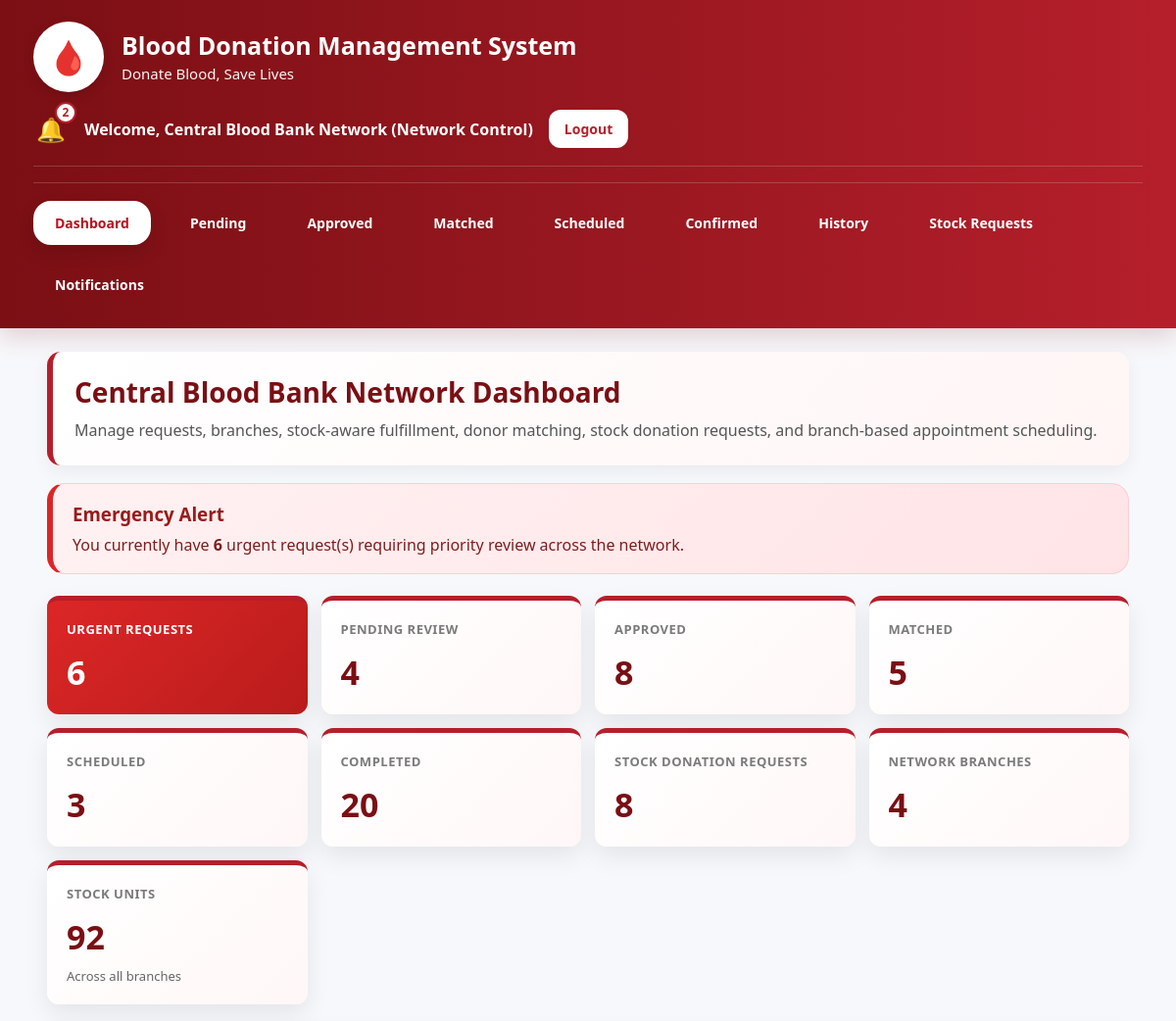
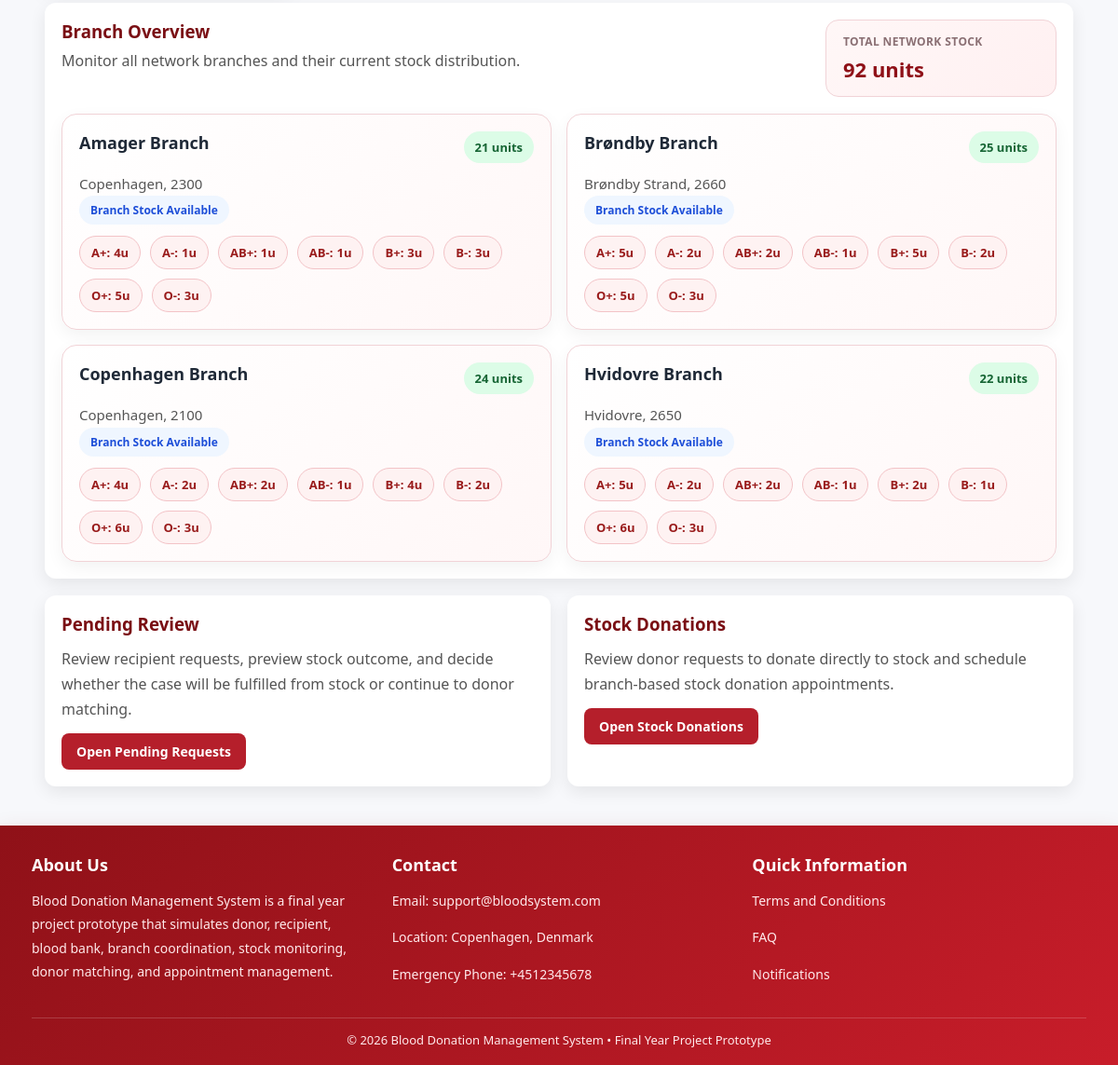
Page /dashboard/blood_bank_dashboard.php (signed in) on the committed database (2 pictures, top to bottom).
### tables this page shows
CREATE TABLE `branches` (
  `id` int(11) NOT NULL,
  `blood_bank_user_id` int(11) NOT NULL,
  `branch_name` varchar(150) NOT NULL,
  `address_line` varchar(255) NOT NULL,
  `city` varchar(100) NOT NULL,
  `zipcode` varchar(20) NOT NULL,
  `contact_number` varchar(30) DEFAULT NULL,
  `is_active` tinyint(1) DEFAULT 1,
  `created_at` timestamp NOT NULL DEFAULT current_timestamp()
);

CREATE TABLE `blood_stock` (
  `id` int(11) NOT NULL,
  `branch_id` int(11) NOT NULL,
  `blood_group` varchar(5) NOT NULL,
  `units_available` int(11) NOT NULL DEFAULT 0,
  `updated_at` timestamp NOT NULL DEFAULT current_timestamp() ON UPDATE current_timestamp()
);

### functions/stock_helper.php (called while the page is built, shortened)
<?php
if (!function_exists('getBranchStockSummary')) {
    function getBranchStockSummary($conn, $bloodBankUserId){
        $sql = "
            SELECT b.id, b.branch_name, b.city, b.zipcode, COALESCE(SUM(bs.units_available), 0) AS total_units
            FROM branches b
            LEFT JOIN blood_stock bs ON b.id = bs.branch_id
            WHERE b.blood_bank_user_id = ?
            GROUP BY b.id, b.branch_name, b.city, b.zipcode
            ORDER BY b.branch_name ASC
        ";
        $stmt = mysqli_prepare($conn, $sql);
        mysqli_stmt_bind_param($stmt, "i", $bloodBankUserId);
        mysqli_stmt_execute($stmt);
        $result = mysqli_stmt_get_result($stmt);
        $rows = [];
        while($row = mysqli_fetch_assoc($result)){
            $rows[] = $row;
        }
        return $rows;
    }
}
if (!function_exists('getTotalNetworkStockUnits')) {
    function getTotalNetworkStockUnits($conn, $bloodBankUserId){
        $sql = "
            SELECT COALESCE(SUM(bs.units_available), 0) AS total_units
            FROM blood_stock bs
            JOIN branches b ON bs.branch_id = b.id
            WHERE b.blood_bank_user_id = ?
        ";
        $stmt = mysqli_prepare($conn, $sql);
        mysqli_stmt_bind_param($stmt, "i", $bloodBankUserId);
        mysqli_stmt_execute($stmt);
        $result = mysqli_stmt_get_result($stmt);
        $row = mysqli_fetch_assoc($result);
        return (int)($row['total_units'] ?? 0);
    }
}
?>

### dashboard/blood_bank_dashboard.php (the view, shortened to what this page needs)
<?php
include '../config/db.php';
include '../functions/stock_helper.php';
$user_id = $_SESSION['user_id'];
$notif_stmt = mysqli_prepare($conn, "SELECT COUNT(*) AS total FROM notifications WHERE user_id = ? AND is_read = 0");
mysqli_stmt_bind_param($notif_stmt, "i", $user_id);
mysqli_stmt_execute($notif_stmt);
$notif_result = mysqli_stmt_get_result($notif_stmt);
$notif_data = mysqli_fetch_assoc($notif_result);
$notif_count = $notif_data['total'];
$pending_review_count = mysqli_fetch_assoc(mysqli_query($conn, "SELECT COUNT(*) AS total FROM blood_requests WHERE status = 'pending_review'"))['total'];
$approved_count = mysqli_fetch_assoc(mysqli_query($conn, "SELECT COUNT(*) AS total FROM blood_requests WHERE status = 'approved' AND assigned_blood_bank_id = $user_id"))['total'];
$matched_count = mysqli_fetch_assoc(mysqli_query($conn, "SELECT COUNT(*) AS total FROM blood_requests WHERE status = 'matched' AND assigned_blood_bank_id = $user_id"))['total'];
$scheduled_count = mysqli_fetch_assoc(mysqli_query($conn, "SELECT COUNT(*) AS total FROM blood_requests WHERE status = 'scheduled' AND assigned_blood_bank_id = $user_id"))['total'];
$completed_count = mysqli_fetch_assoc(mysqli_query($conn, "SELECT COUNT(*) AS total FROM blood_requests WHERE status = 'completed' AND assigned_blood_bank_id = $user_id"))['total'];
$stock_request_count = mysqli_fetch_assoc(mysqli_query($conn, "SELECT COUNT(*) AS total FROM stock_donation_requests WHERE blood_bank_user_id = $user_id AND status IN ('pending','scheduled')"))['total'];
$urgent_pending_count = mysqli_fetch_assoc(mysqli_query($conn, "SELECT COUNT(*) AS total FROM blood_requests WHERE status = 'pending_review' AND urgency = 'urgent'"))['total'];
$urgent_approved_count = mysqli_fetch_assoc(mysqli_query($conn, "SELECT COUNT(*) AS total FROM blood_requests WHERE status = 'approved' AND urgency = 'urgent' AND assigned_blood_bank_id = $user_id"))['total'];
$total_urgent_count = $urgent_pending_count + $urgent_approved_count;
$total_network_stock = getTotalNetworkStockUnits($conn, $user_id);
$branch_rows = getBranchStockSummary($conn, $user_id);
$branch_count = count($branch_rows);
$branch_stock_map = [];
$chip_sql = "
    SELECT
        b.id AS branch_id,
        bs.blood_group,
        bs.units_available
    FROM branches b
    LEFT JOIN blood_stock bs ON b.id = bs.branch_id
    WHERE b.blood_bank_user_id = ?
  AND bs.units_available > 0
    ORDER BY b.id ASC, bs.blood_group ASC
";
$chip_stmt = mysqli_prepare($conn, $chip_sql);
mysqli_stmt_bind_param($chip_stmt, "i", $user_id);
mysqli_stmt_execute($chip_stmt);
$chip_result = mysqli_stmt_get_result($chip_stmt);
while($chip_row = mysqli_fetch_assoc($chip_result)){
    $branch_id = (int)$chip_row['branch_id'];
    if(!isset($branch_stock_map[$branch_id])){
        $branch_stock_map[$branch_id] = [];
    }
    $branch_stock_map[$branch_id][] = [
        'blood_group' => $chip_row['blood_group'],
        'units_available' => (int)$chip_row['units_available']
    ];
}
?>
<!DOCTYPE html>
<html>
<head>
    <link rel="stylesheet" href="assets/style.css">
</head>
<body>
<div class="topbar topbar-full bloodbank-shell">
    <div class="container">
        <div class="topbar-header">
            <div class="topbar-left">
                <div class="logo">🩸</div>
                <div class="brand-text">
                    <h2>Blood Donation Management System</h2>
                    <p>Donate Blood, Save Lives</p>
                </div>
            </div>
            <div class="topbar-right">
                <a href="notifications.php" class="notify" title="Notifications">
                    🔔
                    <span class="notify-badge"><?php echo $notif_count; ?></span>
                </a>
                <span>Welcome, Central Blood Bank Network (Network Control)</span>
                <a class="btn btn-logout" href="../auth/logout.php">Logout</a>
            </div>
        </div>
        <div class="topbar-menu">
            <a href="blood_bank_dashboard.php" class="active">Dashboard</a>
            <a href="blood_bank_pending.php">Pending</a>
            <a href="blood_bank_approved.php">Approved</a>
            <a href="blood_bank_matched.php">Matched</a>
            <a href="blood_bank_scheduled.php">Scheduled</a>
            <a href="blood_bank_confirmed.php">Confirmed</a>
            <a href="blood_bank_history.php">History</a>
            <a href="blood_bank_stock_requests.php">Stock Requests</a>
            <a href="notifications.php">Notifications</a>
        </div>
    </div>
</div>
<div class="container">
    <div class="hero">
        <h1>Central Blood Bank Network Dashboard</h1>
        <p>Manage requests, branches, stock-aware fulfillment, donor matching, stock donation requests, and branch-based appointment scheduling.</p>
    </div>
    <?php if($total_urgent_count > 0){ ?>
        <div class="alert-banner-urgent">
            <h3>Emergency Alert</h3>
            <p>You currently have <strong><?php echo $total_urgent_count; ?></strong> urgent request(s) requiring priority review across the network.</p>
        </div>
    <?php } ?>
    <div class="stats">
        <a class="stat-link-card" href="blood_bank_pending.php?urgency=urgent">
            <div class="stat-card urgent-stat-card">
                <div class="stat-title">Urgent Requests</div>
                <div class="stat-value"><?php echo $total_urgent_count; ?></div>
            </div>
        </a>
        <a class="stat-link-card" href="blood_bank_pending.php">
            <div class="stat-card">
                <div class="stat-title">Pending Review</div>
                <div class="stat-value"><?php echo $pending_review_count; ?></div>
            </div>
        </a>
        <a class="stat-link-card" href="blood_bank_approved.php">
            <div class="stat-card">
                <div class="stat-title">Approved</div>
                <div class="stat-value"><?php echo $approved_count; ?></div>
            </div>
        </a>
        <a class="stat-link-card" href="blood_bank_matched.php">
            <div class="stat-card">
                <div class="stat-title">Matched</div>
                <div class="stat-value"><?php echo $matched_count; ?></div>
            </div>
        </a>
        <a class="stat-link-card" href="blood_bank_scheduled.php">
            <div class="stat-card">
                <div class="stat-title">Scheduled</div>
                <div class="stat-value"><?php echo $scheduled_count; ?></div>
            </div>
        </a>
        <a class="stat-link-card" href="blood_bank_history.php">
            <div class="stat-card">
                <div class="stat-title">Completed</div>
                <div class="stat-value"><?php echo $completed_count; ?></div>
            </div>
        </a>
        <a class="stat-link-card" href="blood_bank_stock_requests.php">
            <div class="stat-card">
                <div class="stat-title">Stock Donation Requests</div>
                <div class="stat-value"><?php echo $stock_request_count; ?></div>
            </div>
        </a>
        <div class="stat-card">
            <div class="stat-title">Network Branches</div>
            <div class="stat-value"><?php echo $branch_count; ?></div>
        </div>
        <div class="stat-card">
            <div class="stat-title">Stock Units</div>
            <div class="stat-value"><?php echo $total_network_stock; ?></div>
            <div class="stat-sub">Across all branches</div>
        </div>
    </div>
    <div class="summary-grid">
        <div class="summary-card branch-overview-card">
            <div class="branch-overview-header">
                <div>
                    <h3>Branch Overview</h3>
                    <p class="branch-overview-subtext">Monitor all network branches and their current stock distribution.</p>
                </div>
                <div class="branch-overview-total">
                    <span class="branch-overview-total-label">Total Network Stock</span>
                    <span class="branch-overview-total-value"><?php echo $total_network_stock; ?> units</span>
                </div>
            </div>
            <?php if(!empty($branch_rows)){ ?>
                <div class="branch-overview-grid">
                    <?php foreach($branch_rows as $branch){ ?>
                        <?php
                        $branch_id = (int)$branch['id'];
                        $chips = $branch_stock_map[$branch_id] ?? [];
                        ?>
                        <div class="branch-overview-item">
                            <div class="branch-overview-top">
                                <h4><?php echo htmlspecialchars($branch['branch_name']); ?></h4>
                                <span class="branch-stock-badge"><?php echo (int)$branch['total_units']; ?> units</span>
                            </div>
                            <p class="branch-overview-location">
                                <?php echo htmlspecialchars($branch['city']); ?>, <?php echo htmlspecialchars($branch['zipcode']); ?>
                            </p>
                            <div class="branch-overview-meta">
                                <span class="branch-meta-chip">Branch Stock Available</span>
                            </div>
                            <div class="blood-group-chip-wrap">
                                <?php if(!empty($chips)){ ?>
                                    <?php foreach($chips as $chip){ ?>
                                        <span class="blood-group-stock-chip">
                                            <?php echo htmlspecialchars($chip['blood_group']); ?>:
                                            <strong><?php echo (int)$chip['units_available']; ?>u</strong>
                                        </span>
                                    <?php } ?>
                                <?php } else { ?>
                                    <span class="blood-group-stock-chip blood-group-stock-chip-empty">No stock available</span>
                                <?php } ?>
                            </div>
                        </div>
                    <?php } ?>
                </div>
            <?php } else { ?>
                <p>No branches found yet.</p>
            <?php } ?>
        </div>
        <div class="summary-card">
            <h3>Pending Review</h3>
            <p>Review recipient requests, preview stock outcome, and decide whether the case will be fulfilled from stock or continue to donor matching.</p>
            <a class="btn btn-primary" href="blood_bank_pending.php">Open Pending Requests</a>
        </div>
        <div class="summary-card">
            <h3>Stock Donations</h3>
            <p>Review donor requests to donate directly to stock and schedule branch-based stock donation appointments.</p>
            <a class="btn btn-primary" href="blood_bank_stock_requests.php">Open Stock Donations</a>
        </div>
    </div>
</div>
<div class="site-footer site-footer-full bloodbank-shell-footer">
    <div class="container">
        <div class="footer-grid">
            <div class="footer-col">
                <h4>About Us</h4>
                <p>Blood Donation Management System is a final year project prototype that simulates donor, recipient, blood bank, branch coordination, stock monitoring, donor matching, and appointment management.</p>
            </div>
            <div class="footer-col">
                <h4>Contact</h4>
                <p>Email: support@bloodsystem.com</p>
                <p>Location: Copenhagen, Denmark</p>
                <p>Emergency Phone: +4512345678</p>
            </div>
            <div class="footer-col">
                <h4>Quick Information</h4>
                <p><a href="terms.php">Terms and Conditions</a></p>
                <p><a href="faq.php">FAQ</a></p>
                <p><a href="notifications.php">Notifications</a></p>
            </div>
        </div>
        <div class="footer-bottom">
            © 2026 Blood Donation Management System • Final Year Project Prototype
        </div>
    </div>
</div>
</body>
</html>

### rows in the picture
branches: branch_name "Amager Branch", total_units "21", city "Copenhagen", zipcode "2300", blood_group "A+", units_available "4", blood_group "A-", units_available "1", blood_group "AB-", blood_group "B+", units_available "3", blood_group "B-", blood_group "O+", units_available "5", blood_group "O-"
blood_stock: blood_group "AB+", units_available "1"
branches: branch_name "Brøndby Branch", total_units "25", city "Brøndby Strand", zipcode "2660", blood_group "A+", units_available "5", blood_group "A-", units_available "2", blood_group "AB+", blood_group "AB-", units_available "1", blood_group "B+", blood_group "B-", blood_group "O+", blood_group "O-", units_available "3"
branches: branch_name "Copenhagen Branch", total_units "24", city "Copenhagen", zipcode "2100", blood_group "A+", units_available "4", blood_group "A-", units_available "2", blood_group "AB+", blood_group "AB-", units_available "1", blood_group "B+", blood_group "B-", blood_group "O+", units_available "6", blood_group "O-", units_available "3"
branches: branch_name "Hvidovre Branch", total_units "22", city "Hvidovre", zipcode "2650", blood_group "A+", units_available "5", blood_group "A-", units_available "2", blood_group "AB+", blood_group "AB-", units_available "1", blood_group "B+", blood_group "B-", blood_group "O+", units_available "6", blood_group "O-", units_available "3"

### other values in the picture
$notif_count "2"
$total_urgent_count "6"
$pending_review_count "4"
$approved_count "8"
$matched_count "5"
$scheduled_count "3"
$completed_count "20"
$stock_request_count "8"
$branch_count "4"
$total_network_stock "92"
